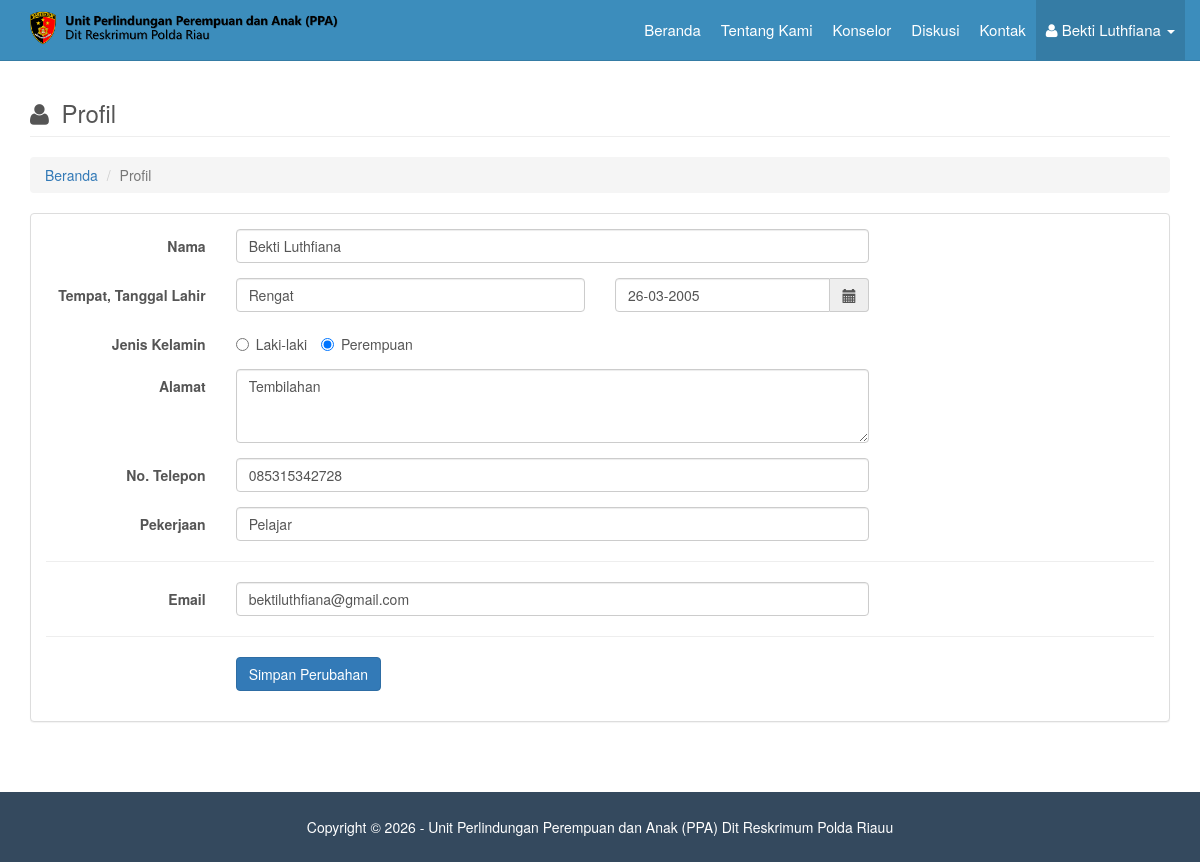
Screenshot of /main.php?page=profil (signed in) with the database file from the repository.
### tables this page shows
CREATE TABLE `tbl_klien` (
  `id_klien` int(11) NOT NULL,
  `tanggal_daftar` timestamp NOT NULL DEFAULT current_timestamp() ON UPDATE current_timestamp(),
  `nama_klien` varchar(30) NOT NULL,
  `tempat_lahir` varchar(20) NOT NULL,
  `tanggal_lahir` date NOT NULL,
  `jenis_kelamin` enum('Laki-laki','Perempuan') NOT NULL,
  `alamat` varchar(50) NOT NULL,
  `telepon` varchar(13) NOT NULL,
  `pekerjaan` varchar(30) NOT NULL,
  `username` varchar(50) NOT NULL,
  `email` varchar(30) NOT NULL,
  `password` varchar(50) NOT NULL
);

### pages/profil/view.php (the view, shortened to what this page needs)
<?php
if (empty($_SESSION['email_klien']) && empty($_SESSION['password_klien'])){
    echo "<script type='text/javascript'>alert('Anda harus login terlebih dahulu!');</script>
          <meta http-equiv='refresh' content='0; url=?page=home'>";
}
else {
    $query = mysqli_query($mysqli, "SELECT * FROM tbl_klien WHERE id_klien='$_SESSION[id_klien]'")
                                    or die('Ada kesalahan pada query tampil data klien: '.mysqli_error($mysqli));
    $data = mysqli_fetch_assoc($query);
    $nama_klien    = $data['nama_klien'];
    $tempat_lahir  = $data['tempat_lahir'];
    $tanggal       = $data['tanggal_lahir'];
    $tgl           = explode('-',$tanggal);
    $tanggal_lahir = $tgl[2]."-".$tgl[1]."-".$tgl[0];
    $jenis_kelamin = $data['jenis_kelamin'];
    $alamat        = $data['alamat'];
    $telepon       = $data['telepon'];
    $pekerjaan     = $data['pekerjaan'];
    $email         = $data['email'];
?>
    <div class="row">
        <div class="col-lg-12">
            <div class="row">
                <div class="col-lg-12">
                    <h3 class="page-header">
                        <i style="margin-right:6px" class="fa fa-user"></i>
                        Profil
                    </h3>
                    <ol class="breadcrumb">
                        <li><a href="?page=home">Beranda</a>
                        </li>
                        <li class="active">Profil</li>
                    </ol>
                </div>
            </div>
            <div class="row">
                <div class="col-lg-12">
                    <div class="panel panel-default">
                        <div class="panel-body">
                            <form class="form-horizontal" method="POST" action="pages/profil/proses.php">
                                <div class="form-group">
                                    <label class="col-sm-2 control-label">Nama</label>
                                    <div class="col-sm-7">
                                        <input type="text" class="form-control" name="nama" autocomplete="off" value="<?php echo $nama_klien; ?>" required>
                                    </div>
                                </div>
                                <div class="form-group">
                                    <label class="col-sm-2 control-label">Tempat, Tanggal Lahir</label>
                                    <div class="col-sm-4">
                                        <input type="text" class="form-control" name="tempat_lahir" autocomplete="off" value="<?php echo $tempat_lahir; ?>" required>
                                    </div>
                                    <div class="col-sm-3">
                                        <div class="input-group">
                                            <input type="text" class="form-control date-picker" data-date-format="dd-mm-yyyy" name="tanggal_lahir" autocomplete="off" value="<?php echo $tanggal_lahir; ?>" required>
                                            <span class="input-group-addon">
                                                <i class="glyphicon glyphicon-calendar"></i>
                                            </span>
                                        </div>
                                    </div>
                                </div>
                                <div class="form-group">
                                    <label class="col-sm-2 control-label">Jenis Kelamin</label>
                                    <div class="col-sm-7">
                                        <?php
                                        if ($jenis_kelamin=='Laki-laki') { ?>
                                            <label class="radio-inline">
                                                <input type="radio" name="jenis_kelamin" value="Laki-laki" checked=""> Laki-laki
                                            </label>
                                            <label class="radio-inline">
                                                <input type="radio" name="jenis_kelamin" value="Perempuan"> Perempuan
                                            </label>
                                        <?php
                                        } else { ?>
                                            <label class="radio-inline">
                                                <input type="radio" name="jenis_kelamin" value="Laki-laki"> Laki-laki
                                            </label>
                                            <label class="radio-inline">
                                                <input type="radio" name="jenis_kelamin" value="Perempuan" checked=""> Perempuan
                                            </label>
                                        <?php
                                        }
                                        ?>
                                    </div>
                                </div>
                                <div class="form-group">
                                    <label class="col-sm-2 control-label">Alamat</label>
                                    <div class="col-sm-7">
                                        <textarea class="form-control" name="alamat" rows="3" required><?php echo $alamat; ?></textarea>
                                    </div>
                                </div>
                                <div class="form-group">
                                    <label class="col-sm-2 control-label">No. Telepon</label>
                                    <div class="col-sm-7">
                                        <input type="text" class="form-control" name="telepon" autocomplete="off" maxlength="13" onKeyPress="return goodchars(event,'0123456789',this)" value="<?php echo $telepon; ?>" required>
                                    </div>
                                </div>
                                <div class="form-group">
                                    <label class="col-sm-2 control-label">Pekerjaan</label>
                                    <div class="col-sm-7">
                                        <input type="text" class="form-control" name="pekerjaan" autocomplete="off" value="<?php echo $pekerjaan; ?>" required>
                                    </div>
                                </div>
                                <hr>
                                <div class="form-group">
                                    <label class="col-sm-2 control-label">Email</label>
                                    <div class="col-sm-7">
                                        <input type="email" class="form-control" name="email" autocomplete="off" value="<?php echo $email; ?>" required>
                                    </div>
                                </div>
                                <hr/>
                                <div class="form-group">
                                    <div class="col-sm-offset-2 col-sm-10">
                                        <input type="submit" class="btn btn-primary btn-submit" name="simpan" value="Simpan Perubahan">
                                    </div>
                                </div>
                            </form>
                        </div>
                    </div>
                </div>
            </div>
        </div>
    </div>
<?php
}
?>

### assets/css/modern-business.css (style rules this page uses)
html, body { height: 100%; }
body { padding-top: 50px; }

### assets/css/style.css (style rules this page uses)
body { font-family: "Helvetica Neue", Helvetica, Arial, sans-serif; font-size: 14px; line-height: 1.42857143; color: #555; background-color: #fff; padding-top: 60px; }

### rows the page displays
tbl_klien: nama "Bekti Luthfiana", tempat_lahir "Rengat", tanggal_lahir "26-03-2005", alamat "Tembilahan", telepon "085315342728", pekerjaan "Pelajar", email "bektiluthfiana@gmail.com"

### other values shown
$_SESSION['nama_klien'] "Bekti Luthfiana"
